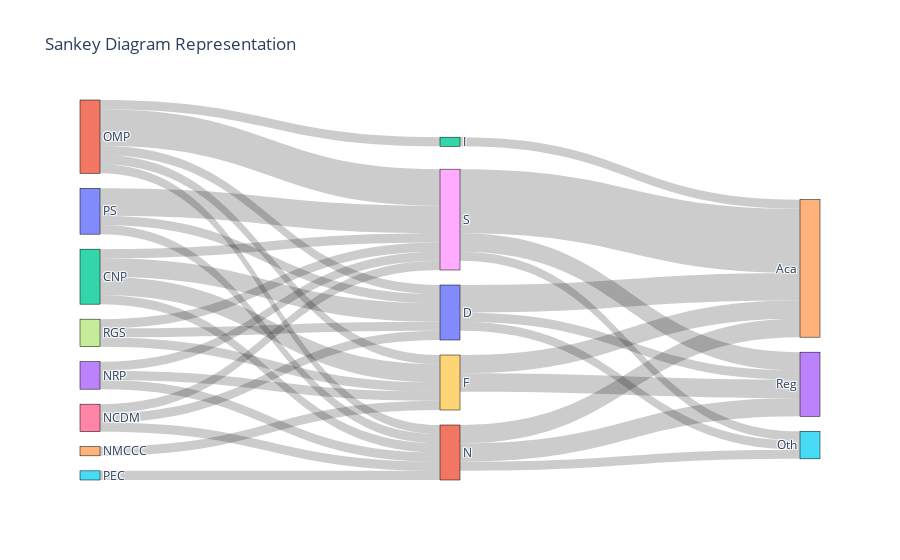

Here is the notebook cell this chart was saved with:
### Markdown cell above
## **Sankey Diagram Plot**
<hr>

### Code cell
# Load the CSV file
sankey_df = pd.read_csv("sankey_assignment.csv")

# Define the source and target groups
source_columns = ['PS', 'OMP', 'CNP', 'NRP', 'NMCCC', 'PEC', 'NCDM', 'RGS']
middle_labels = sankey_df["LABEL"].tolist()
target_columns = ['Reg', 'Aca', 'Oth']

# Create node labels
all_labels = source_columns + middle_labels + target_columns

# Create mapping from label to index
label_to_index = {label: idx for idx, label in enumerate(all_labels)}

# Initialize source, target, and value lists
source = []
target = []
value = []

# Connecting source columns to middle labels
for col in source_columns:
    for i, label in enumerate(middle_labels):
        source.append(label_to_index[col])   # From Source Nodes
        target.append(label_to_index[label]) # To Middle Nodes
        value.append(sankey_df[col][i])      # Flow value

# Connecting middle labels to target columns
for col in target_columns:
    for i, label in enumerate(middle_labels):
        source.append(label_to_index[label]) # From Middle Nodes
        target.append(label_to_index[col])   # To Target Nodes
        value.append(sankey_df[col][i])      # Flow value

# Create Sankey diagram
fig = go.Figure(go.Sankey(
    node=dict(
        pad=15,
        thickness=20,
        line=dict(color="black", width=0.5),
        label=all_labels,
    ),
    link=dict(
        source=source,
        target=target,
        value=value,
    )
))

# Update title and layout
fig.update_layout(title_text="SANKEY DIAGRAM ASSIGNMENT", font_size=12)
fig.show()

### Figure 1 — Plotly figure (JSON) as saved in the notebook; plotly's stock layout.template omitted (floating-point values rounded to 4 significant figures)
{"data": [{"link": {"source": [0, 0, 0, 0, 0, 1, 1, 1, 1, 1, 2, 2, 2, 2, 2, 3, 3, 3, 3, 3, 4, 4, 4, 4, 4, 5, 5, 5, 5, 5, 6, 6, 6, 6, 6, 7, 7, 7, 7, 7, 8, 9, 10, 11, 12, 8, 9, 10, 11, 12, 8, 9, 10, 11, 12], "target": [8, 9, 10, 11, 12, 8, 9, 10, 11, 12, 8, 9, 10, 11, 12, 8, 9, 10, 11, 12, 8, 9, 10, 11, 12, 8, 9, 10, 11, 12, 8, 9, 10, 11, 12, 8, 9, 10, 11, 12, 13, 13, 13, 13, 13, 14, 14, 14, 14, 14, 15, 15, 15, 15, 15], "value": [3, 0, 1, 1, 0, 4, 1, 1, 1, 1, 1, 2, 2, 1, 0, 1, 1, 0, 1, 0, 0, 1, 0, 0, 0, 0, 0, 0, 1, 0, 1, 0, 1, 1, 0, 1, 1, 1, 0, 0, 2, 2, 1, 2, 0, 7, 2, 3, 2, 1, 1, 0, 1, 1, 0]}, "node": {"label": ["PS", "OMP", "CNP", "NRP", "NMCCC", "PEC", "NCDM", "RGS", "S", "F", "D", "N", "I", "Reg", "Aca", "Oth"], "line": {"color": "black", "width": 0.5}, "pad": 15, "thickness": 20}, "type": "sankey"}], "layout": {"autosize": true, "font": {"size": 12}, "title": {"text": "Sankey Diagram Representation"}}}
